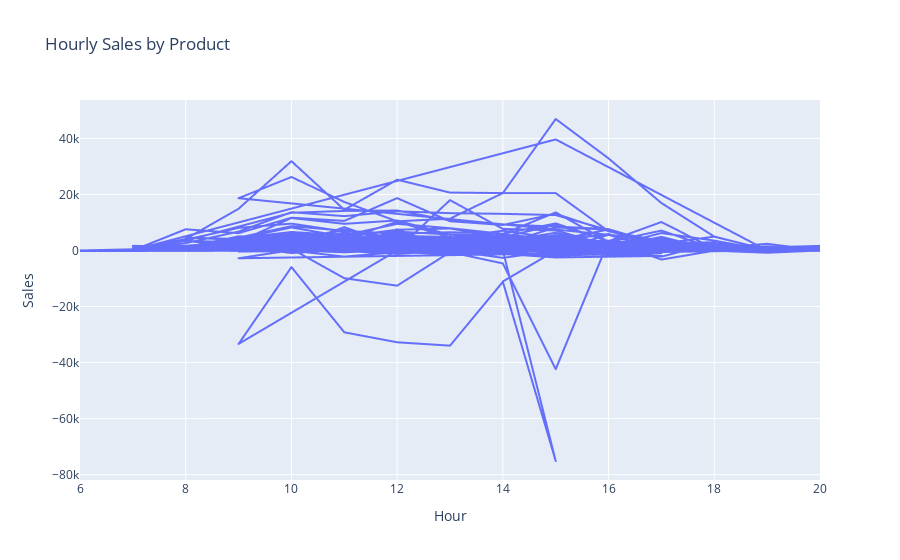

Here is the notebook cell this chart was saved with:
### Code cell
product_sales = df.groupby(["Description", "Hour"])["Sales"].sum().reset_index()

# Initial chart for one product
fig = px.line(product_sales,
              x="Hour", y="Sales", title="Hourly Sales by Product")
fig.write_html("product_sales.html")

fig.show()

### Figure 1 — Plotly figure (JSON) as saved in the notebook; plotly's stock layout.template omitted (floating-point values rounded to 4 significant figures; data arrays with more than 128 entries replaced by an {"elided": "..."} marker saying what was removed)
{"data": [{"hovertemplate": "Hour=%{x}<br>Sales=%{y}<extra></extra>", "legendgroup": "", "line": {"color": "#636efa", "dash": "solid"}, "marker": {"symbol": "circle"}, "mode": "lines", "name": "", "showlegend": false, "type": "scattergl", "x": {"elided": "37331 int values"}, "xaxis": "x", "y": {"elided": "37331 float values"}, "yaxis": "y"}], "layout": {"legend": {"tracegroupgap": 0}, "title": {"text": "Hourly Sales by Product"}, "xaxis": {"anchor": "y", "domain": [0, 1], "title": {"text": "Hour"}}, "yaxis": {"anchor": "x", "domain": [0, 1], "title": {"text": "Sales"}}}}
